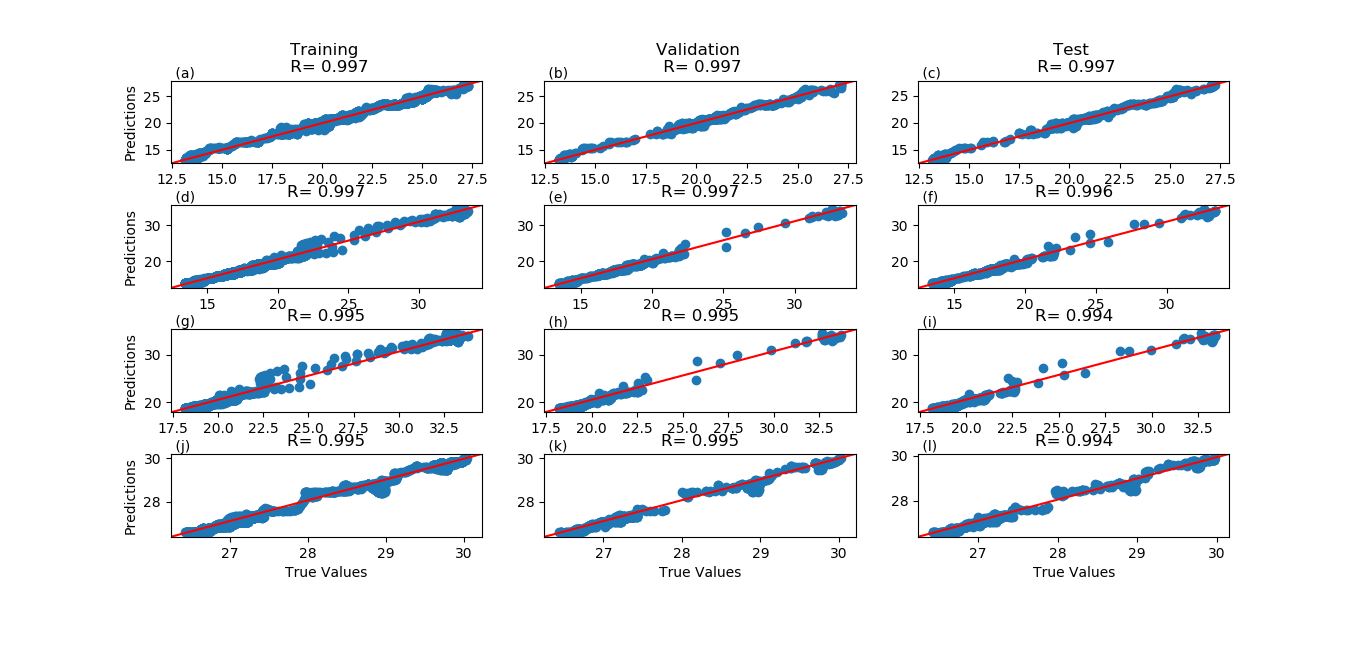

The Python source for this figure:
# Scatter plot program

# Libraries
import matplotlib.pyplot as plt
import numpy as np
import tensorflow as tf
from tensorflow import keras
import matplotlib.lines as mlines

# Load data
data = np.load('cnn_data.npz', allow_pickle=True)
model = keras.models.load_model('cnn_model.h5')

# Get data
data = dict(data)
Headers = list(data.keys())
for i in range(0, len(Headers)):
    H = Headers[i]
    str2 = H + ' = data[' + '"' + H + '"' + ']'
    exec(str2)
    # print('Get info: ' + H)

# Plot results
n1,n2 = np.shape(output_train)
rr = 0
r=0

fig, axs = plt.subplots(n2,3, figsize=(20, 10))
fig.subplots_adjust(hspace=0.5, wspace=0.2,bottom = 0.2)
axs = axs.ravel()

for ii in range(0,n2):
    V1 = output_train[:, ii]
    V2 = train_predictions[:, ii]
    R = np.corrcoef(V1, V2)
    R = R[0,1]
    axs[rr].scatter(V1, V2)
    if ii == 0:
        axs[rr].set_title('Training \n R= ' + '{:.3f}'.format(R))
    else:
        axs[rr].set_title('R= ' + '{:.3f}'.format(R))
    line = mlines.Line2D([0, 1], [0, 1], color='red')
    transform = axs[rr].transAxes
    line.set_transform(transform)
    axs[rr].add_line(line)
    axs[rr].set_ylabel('Predictions')

    XLM = axs[rr].get_xlim()
    YLM = axs[rr].get_ylim()
    ss = chr(ord('a') + r)
    axs[rr].text(XLM[0], YLM[1], ' (' + ss + ')', verticalalignment='bottom')
    r = r + 1

    if ii == n2-1:
        axs[rr].set_xlabel('True Values')
    rr=rr+1

    V1 = output_val[:, ii]
    V2 = val_predictions[:, ii]
    R = np.corrcoef(V1, V2)
    R = R[0,1]
    axs[rr].scatter(V1, V2)
    if ii == 0:
        axs[rr].set_title('Validation \n R= ' + '{:.3f}'.format(R))
    else:
        axs[rr].set_title('R= ' + '{:.3f}'.format(R))
    line = mlines.Line2D([0, 1], [0, 1], color='red')
    transform = axs[rr].transAxes
    line.set_transform(transform)
    axs[rr].add_line(line)

    XLM = axs[rr].get_xlim()
    YLM = axs[rr].get_ylim()
    ss = chr(ord('a') + r)
    axs[rr].text(XLM[0], YLM[1], ' (' + ss + ')', verticalalignment='bottom')
    r = r + 1

    if ii == n2-1:
        axs[rr].set_xlabel('True Values')
    rr=rr+1

    V1 = output_test[:, ii]
    V2 =test_predictions[:, ii]
    R = np.corrcoef(V1, V2)
    R = R[0,1]
    axs[rr].scatter(V1, V2)
    if ii == 0:
        axs[rr].set_title('Test \n R= ' + '{:.3f}'.format(R))
    else:
        axs[rr].set_title('R= ' + '{:.3f}'.format(R))
    line = mlines.Line2D([0, 1], [0, 1], color='red')
    transform = axs[rr].transAxes
    line.set_transform(transform)
    axs[rr].add_line(line)

    XLM = axs[rr].get_xlim()
    YLM = axs[rr].get_ylim()
    ss = chr(ord('a') + r)
    axs[rr].text(XLM[0], YLM[1], ' (' + ss + ')', verticalalignment='bottom')
    r = r + 1

    if ii == n2-1:
        axs[rr].set_xlabel('True Values')
    rr=rr+1

plt.show()
